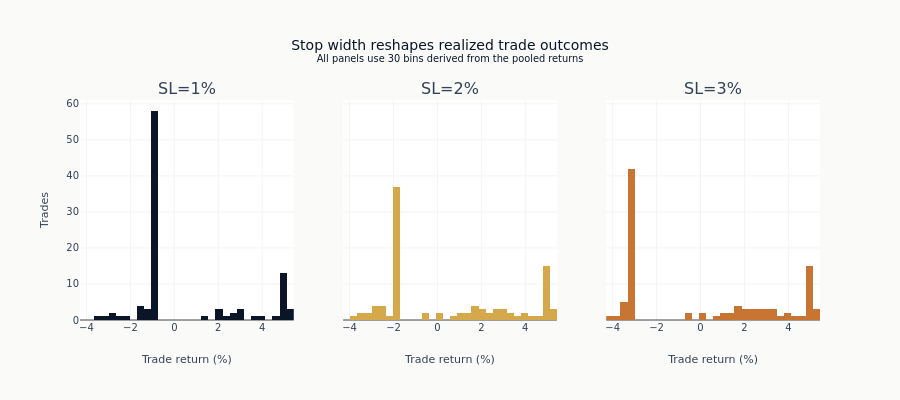

Here is the notebook cell this chart was saved with:
### Markdown cell above
The aligned panels now isolate distributional differences rather than changes
introduced by Plotly's panel-specific automatic binning.

### Code cell
stop_colors = [COLORS["blue"], COLORS["amber"], COLORS["copper"]]
for i, ((name, results), color) in enumerate(
    zip(results_by_config.items(), stop_colors, strict=True), 1
):
    returns = [r["return"] * 100 for r in results]
    fig.add_trace(
        go.Histogram(
            x=returns,
            xbins={"start": histogram_start, "end": histogram_end, "size": histogram_size},
            name=name,
            marker_color=color,
        ),
        row=1,
        col=i,
    )
    fig.update_xaxes(
        title_text="Trade return (%)", range=[histogram_start, histogram_end], row=1, col=i
    )
    fig.update_yaxes(title_text="Trades" if i == 1 else None, row=1, col=i)

fig.update_layout(
    title={
        "text": "Stop width reshapes realized trade outcomes"
        "<br><sup>All panels use 30 bins derived from the pooled returns</sup>"
    },
    height=400,
    showlegend=False,
)
fig.show()

### Figure 1 — Plotly figure (JSON) as saved in the notebook; plotly's stock layout.template omitted (floating-point values rounded to 4 significant figures)
{"data": [{"marker": {"color": "#0a1628"}, "name": "SL=1%", "type": "histogram", "x": [3.106, -1.0, 2.164, -1.0, -1.0, 2.632, -1.0, -1.0, -1.0, -1.0, -1.0, -1.0, -1.0, 5.0, -1.061, -1.0, -1.0, -1.0, -1.0, -1.0, -1.0, -1.0, -1.531, -1.0, 5.013, 4.638, 4.01, 3.103, 3.729, 2.171, -1.0, -2.92, -3.246, -3.448, -1.406, -1.0, -2.908, -2.364, -1.0, 5.147, 5.0, -1.0, 5.0, -1.0, -1.552, 5.181, -1.0, 5.0, -1.0, -1.0, 5.0, -1.082, 5.0, 2.253, -1.0, 1.373, -1.0, -1.0, -1.0, 5.0, 3.011, -2.238, -1.0, 5.25, -1.0, -1.0, -1.0, -1.0, -1.541, -1.0, -1.0, -1.0, -1.0, 5.0, -1.0, 5.0, -1.0, -1.0, -1.0, -1.0, -1.0, -1.259, 5.0, -1.0, -1.0, -1.0, 5.0, 2.756, -1.0, -1.0, -1.0, -1.0, 5.0, -1.0, -1.0, -1.0, -1.0, 1.992, -1.0, -1.0], "xaxis": "x", "xbins": {"end": 5.438, "size": 0.3244, "start": -4.294}, "yaxis": "y"}, {"marker": {"color": "#D4A84B"}, "name": "SL=2%", "type": "histogram", "x": [3.106, 0.8647, 2.164, 2.366, 1.208, 2.632, 0.1804, -2.0, -2.0, -2.0, -2.0, 5.0, 1.549, 5.0, -0.5654, -2.0, -2.0, -2.0, -2.0, -2.0, -2.0, -2.0, -2.0, 3.916, 5.013, 4.638, 4.01, 3.103, 3.729, 2.171, -2.687, -2.92, -3.246, -3.448, -3.457, -2.694, -2.908, -2.364, -2.0, 5.147, 5.0, -2.0, 5.0, -2.0, -2.0, 5.181, 1.832, 5.0, 4.418, -2.0, 5.0, 5.0, 5.0, 2.253, -0.05582, 1.373, 3.221, 2.555, -2.492, 5.0, 3.011, -2.238, -3.246, 5.25, -2.0, -2.0, -2.023, -2.0, -2.0, -2.0, -2.0, -2.0, -2.0, 5.0, -2.0, 5.0, -2.533, -2.394, -2.0, -3.743, -2.0, -2.0, 5.0, -2.0, -2.0, -2.0, 5.0, 2.756, 1.495, 1.176, 1.785, 3.382, 5.0, 1.58, -2.0, -2.0, -2.0, 1.992, -2.0, -0.5283], "xaxis": "x2", "xbins": {"end": 5.438, "size": 0.3244, "start": -4.294}, "yaxis": "y2"}, {"marker": {"color": "#C87533"}, "name": "SL=3%", "type": "histogram", "x": [3.106, 0.8647, 2.164, 2.366, 1.208, 2.632, 0.1804, -3.0, -3.0, -3.387, -3.548, 5.0, 1.549, 5.0, -0.5654, -3.0, -3.0, -3.0, -3.0, -3.055, -3.0, -3.14, -3.0, 3.916, 5.013, 4.638, 4.01, 3.103, 3.729, 2.171, -3.0, -3.0, -3.246, -3.448, -3.457, -3.0, -3.0, -3.0, -3.0, 5.147, 5.0, 3.173, 5.0, -3.0, -3.487, 5.181, 1.832, 5.0, 4.418, 2.261, 5.0, 5.0, 5.0, 2.253, -0.05582, 1.373, 3.221, 2.555, -3.0, 5.0, 3.011, -3.0, -3.246, 5.25, -3.0, -3.0, -3.11, -3.0, -3.0, -3.0, -3.0, -3.0, -3.0, 5.0, -4.106, 5.0, -3.0, -3.0, -3.0, -3.743, -3.0, -3.0, 5.0, -3.0, -3.0, -3.0, 5.0, 2.756, 1.495, 1.176, 1.785, 3.382, 5.0, 1.58, -3.0, -3.0, -3.289, 1.992, -3.0, -0.5283], "xaxis": "x3", "xbins": {"end": 5.438, "size": 0.3244, "start": -4.294}, "yaxis": "y3"}], "layout": {"annotations": [{"font": {"size": 16}, "showarrow": false, "text": "SL=1%", "x": 0.1444, "xanchor": "center", "xref": "paper", "y": 1.0, "yanchor": "bottom", "yref": "paper"}, {"font": {"size": 16}, "showarrow": false, "text": "SL=2%", "x": 0.5, "xanchor": "center", "xref": "paper", "y": 1.0, "yanchor": "bottom", "yref": "paper"}, {"font": {"size": 16}, "showarrow": false, "text": "SL=3%", "x": 0.8556, "xanchor": "center", "xref": "paper", "y": 1.0, "yanchor": "bottom", "yref": "paper"}], "height": 400, "showlegend": false, "title": {"text": "Stop width reshapes realized trade outcomes<br><sup>All panels use 30 bins derived from the pooled returns</sup>"}, "xaxis": {"anchor": "y", "domain": [0.0, 0.2889], "range": [-4.294, 5.438], "title": {"text": "Trade return (%)"}}, "xaxis2": {"anchor": "y2", "domain": [0.3556, 0.6444], "range": [-4.294, 5.438], "title": {"text": "Trade return (%)"}}, "xaxis3": {"anchor": "y3", "domain": [0.7111, 1.0], "range": [-4.294, 5.438], "title": {"text": "Trade return (%)"}}, "yaxis": {"anchor": "x", "domain": [0.0, 1.0], "title": {"text": "Trades"}}, "yaxis2": {"anchor": "x2", "domain": [0.0, 1.0], "matches": "y", "showticklabels": false}, "yaxis3": {"anchor": "x3", "domain": [0.0, 1.0], "matches": "y", "showticklabels": false}}}
